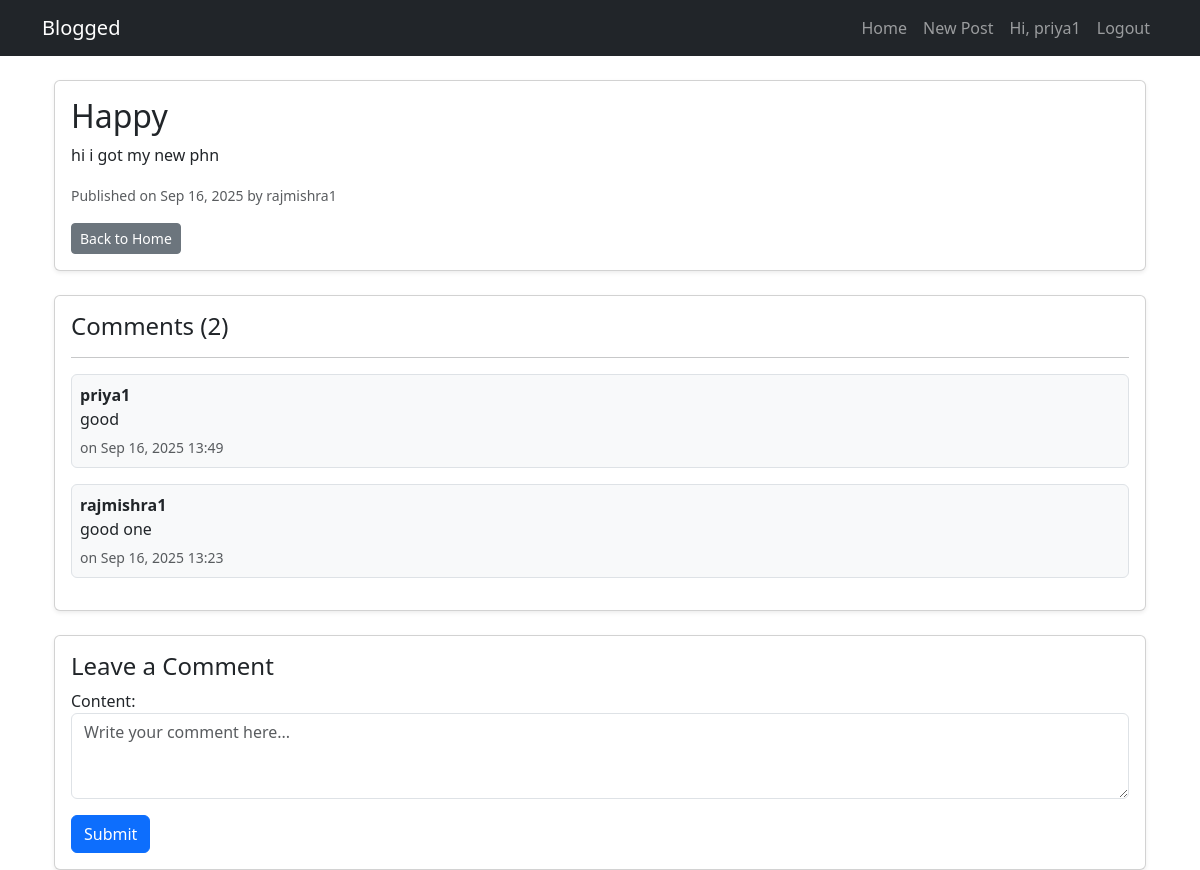
The app's page /post/2/ (signed in) with its own data.
### blog/models.py (models this page shows, shortened)
class Post(models.Model):
    user = models.ForeignKey(User, on_delete=models.CASCADE, related_name="posts")
    title = models.CharField(max_length=255)
    content = models.TextField()
    created_at = models.DateTimeField(auto_now_add=True)
    class Meta:
        ordering = ('-created_at',)

class Comment(models.Model):
    post = models.ForeignKey(Post, related_name='comments', on_delete=models.CASCADE)
    user = models.ForeignKey(User, on_delete=models.CASCADE, related_name="comments")
    content = models.TextField()
    created_at = models.DateTimeField(auto_now_add=True)
    class Meta:
        ordering = ('-created_at',)

### blog/views.py (the view)
# urls.py: path('post/<int:pk>/', views.post_detail, name='post-detail'),
@login_required
def post_detail(request, pk):
    post = get_object_or_404(Post, pk=pk)
    if request.method == "POST":
        form = CommentForm(request.POST)
        if form.is_valid():
            comment = form.save(commit=False)
            comment.post = post
            comment.user = request.user
            comment.save()
            messages.success(request, "Comment added successfully!")
            return redirect("post-detail", pk=post.pk)
    else:
        form = CommentForm()
    return render(request, "blog/post_detail.html", {"post": post, "form": form})

### blog/forms.py
class CommentForm(forms.ModelForm):
    class Meta:
        model = Comment
        fields = ['content']
        widgets = {
            'content': forms.Textarea(attrs={'rows': 3, 'placeholder': 'Write your comment here...'}),
        }

### blog/templates/blog/post_detail.html (shortened to what this page needs)
{% extends "blog/base.html" %}
{% load widget_tweaks %}
{% block content %}
<div class="container mt-4">
  <div class="card shadow-sm mb-4">
    <div class="card-body">
      <h2 class="card-title">{{ post.title }}</h2>
      <p class="card-text">{{ post.content }}</p>
      <small class="text-muted">
        Published on {{ post.created_at|date:"M d, Y" }} by {{ post.user.username }}
      </small>
      <br>
      <a href="{% url 'index' %}" class="btn btn-secondary btn-sm mt-3">Back to Home</a>
    </div>
  </div>
  <div class="card shadow-sm mb-4">
    <div class="card-body">
      <h4 class="card-title">Comments ({{ post.comments.count }})</h4>
      <hr>
      {% for comment in post.comments.all %}
        <div class="mb-3 p-2 border rounded bg-light">
          <strong>{{ comment.user.username }}</strong><br>
          <p class="mb-1">{{ comment.content }}</p>
          <small class="text-muted">on {{ comment.created_at|date:"M d, Y H:i" }}</small>
        </div>
      {% empty %}
        <p class="text-muted">No comments yet. Be the first one!</p>
      {% endfor %}
    </div>
  </div>
  {% if user.is_authenticated %}
    <div class="card shadow-sm">
      <div class="card-body">
        <h4 class="card-title">Leave a Comment</h4>
        <form method="POST">
          <div class="mb-3">
            {{ form.content.label_tag }}
            {{ form.content|add_class:"form-control" }}
          </div>
          <button type="submit" class="btn btn-primary">Submit</button>
        </form>
      </div>
    </div>
  {% else %}
    <div class="alert alert-info">
      <a href="{% url 'login' %}">Login</a> to leave a comment.
    </div>
  {% endif %}
</div>
{% endblock %}

### blog/templates/blog/base.html (shortened to what this page needs)
<!doctype html>
<html lang="en">
  <head>
    <link href="https://cdn.jsdelivr.net/npm/bootstrap@5.3.8/dist/css/bootstrap.min.css" rel="stylesheet">
  </head>
  <body>
    <nav class="navbar navbar-expand-lg navbar-dark bg-dark">
      <div class="container">
        <a class="navbar-brand" href="{% url 'index' %}">Blogged</a>
        <div class="collapse navbar-collapse" id="navbarNav">
          <ul class="navbar-nav ms-auto">
            <li class="nav-item">
              <a class="nav-link {% if request.resolver_match.url_name == 'index' %}active{% endif %}" href="{% url 'index' %}">Home</a>
            </li>
            {% if user.is_authenticated %}
              <li class="nav-item">
                <a class="nav-link {% if request.resolver_match.url_name == 'post-create' %}active{% endif %}" href="{% url 'post-create' %}">New Post</a>
              </li>
              <li class="nav-item">
                <span class="nav-link">Hi, {{ user.username }}</span>
              </li>
              <li class="nav-item">
                <a class="nav-link" href="{% url 'logout' %}">Logout</a>
              </li>
            {% endif %}
          </ul>
        </div>
      </div>
    </nav>
    <div class="container mt-4">
      {% block content %}{% endblock %}
    </div>
  </body>
</html>

### records on screen
Post: title "Happy", content "hi i got my new phn", created_at "Sep 16, 2025", user.username "rajmishra1", comments.count "2"
Comment: user.username "priya1", content "good", created_at "Sep 16, 2025 13:49"
Comment: user.username "rajmishra1", content "good one", created_at "Sep 16, 2025 13:23"

### other values on screen
{{ user.username }} "priya1"
